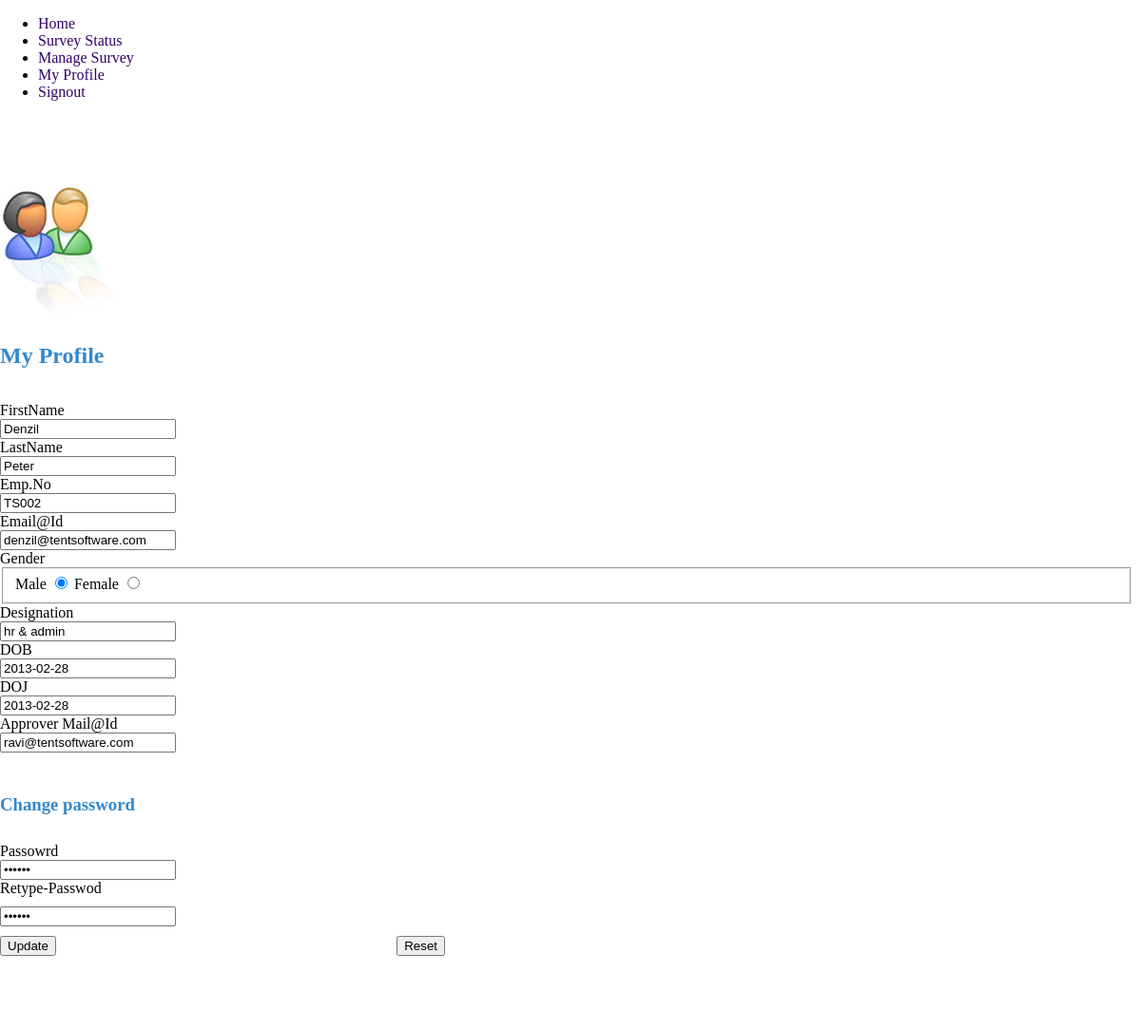
The page /profile.php (signed in) on the database its author committed.
### tables this page shows
CREATE TABLE IF NOT EXISTS `user` (
  `id` int(11) NOT NULL,
  `first_name` varchar(50) NOT NULL,
  `last_name` varchar(40) DEFAULT NULL,
  `emp_no` varchar(10) NOT NULL,
  `email_id` varchar(50) NOT NULL,
  `password` varchar(50) NOT NULL,
  `gender` char(1) NOT NULL,
  `designation` varchar(20) NOT NULL,
  `DOB` date NOT NULL,
  `DOJ` date NOT NULL,
  `approver_email_id` varchar(50) NOT NULL,
  `user_type` varchar(50) DEFAULT NULL
);

### functions/functions.php (called while the page is built, shortened)
<?php
	function isAdmin($userType)
	{
		$status = 0;
		try{
			if($userType == 'ADMIN')
			{
				$status = 1;
			}
		}catch(Exception $ex){
			echo "Warning Message: ".$ex->getMessage();
		}
		return $status;
	}
	function userDeatils($userName){
		try{
			$con = getDBConnection();
			$rs = mysql_query("select * from user where email_id = '$userName'",$con);
		}catch(Exception $ex){
			echo "Warning Message: ".$ex->getMessage();
		}finally{
			closeConnection($con);
		}
		return mysql_fetch_row($rs);
	}
?>

### profile.php (the view, shortened to what this page needs)
<!DOCTYPE html>
<html>
	<head>
</head>
<body>
<link rel="stylesheet" type="text/css" href="/TSM/js/CuriousSolutions-DateTimePicker/src/DateTimePicker.css" />
<div data-role="page">
	<div data-role="header" data-theme="a">
		<?php
		 include("functions/functions.php");
		include("toolbar.php");
		?>
	</div>
	<div data-role="main" class="ui-content body-style">
	<?php
		$profile = userDeatils($_SESSION['login']);
	?>
		<div class="ui-grid-a ui-responsive">
			<div class="ui-block-a" style="width: 20%">
				<img src="/TSM/images/connected_multiple_big.jpg" width="131" height="155">
			</div>
			<div class="ui-block-b" >
				<h2 align="left"  style="padding-bottom: 15px"><span class="style8">My Profile</span></h2>
				<form name="update_profile" method="post" action="updateprofile.php"  onSubmit="return updateProfile();" data-ajax="false">
					<div class="ui-grid-a">
						<div class="ui-block-a" style="width: 25%">
							FirstName
						</div>
						<div class="ui-block-b">
							<input type="text" name="f_name" required placeholder="FirstName" value="<?php echo $profile[1];?>" data-mini="true">
						</div>
						<div class="ui-block-a" style="width: 25%">
							LastName
						</div>
						<div class="ui-block-b">
							<input type="text" name="l_name" placeholder="LastName" value="<?php echo $profile[2];?>" data-mini="true">
						</div>
						<div class="ui-block-a" style="width: 25%">
							Emp.No
						</div>
						<div class="ui-block-b">
							<input name="emp_no" type="text" required placeholder="Tent EMP No" required readonly value="<?php echo $profile[3];?>" data-mini="true">
						</div>
						<div class="ui-block-a" style="width: 25%">
							Email@Id
						</div>
						<div class="ui-block-b">
							<input name="email_id" type="email" required placeholder="Your Mail ID is TSM UserName" value="<?php echo $profile[4];?>" data-mini="true">
						</div>
						<div class="ui-block-a" style="width: 25%">
							Gender
						</div>
						<div class="ui-block-b">
							<fieldset data-role="controlgroup">
							   	  <?php
								  	if(strcasecmp($profile[6],"m") == 0){
								  ?>
								      <label for="male">Male</label>
								      <input type="radio" name="gender" id="male" value="m" checked data-mini="true">
								      <label for="female">Female</label>
								      <input type="radio" name="gender" id="female" value="f" data-mini="true"/>
								  <?php }else if(strcasecmp($profile[6],"m") == 0){ ?>
								   	  <label for="male">Male</label>
								      <input type="radio" name="gender" id="male" value="m" data-mini="true"/>
								      <label for="female">Female</label>
								      <input type="radio" name="gender" id="female" value="f" checked data-mini="true"/>
									<?php } ?>
							  </fieldset>
						</div>
						<div class="ui-block-a" style="width: 25%">
							Designation
						</div>
						<div class="ui-block-b">
							<input name="designation" type="text" required placeholder="Designation" readonly value="<?php echo $profile[7];?>" data-mini="true">
						</div>
						<div class="ui-block-a" style="width: 25%">
							DOB
						</div>
						<div class="ui-block-b">
							<input  type="text" data-format="yyyy-MM-dd" id="dob"  name="dob" data-field="date"  required data-mini="true" readonly data-min="1940-01-01" data-max="2015-01-01" placeholder="Date Of Birth" value="<?php echo $profile[8];?>"/>
						</div>
						<div class="ui-block-a" style="width: 25%">
							DOJ
						</div>
						<div class="ui-block-b">
							<input  type="text" data-format="yyyy-MM-dd" id="doj"  name="doj" data-field="date"  required data-mini="true" readonly data-min="1990-01-01" placeholder="Date Of Joining" value="<?php echo $profile[9];?>"/>
						</div>
						<div class="ui-block-a" style="width: 25%">
							Approver Mail@Id
						</div>
						<div class="ui-block-b">
							<input name="app_email_id" type="email" required placeholder="ApproverMailID" readonly value="<?php echo $profile[10];?>" data-mini="true">
						</div>
						<div class="ui-block-a" style="padding-top:25px;padding-bottom:10px;width: 25%">
							<h3 class="style8">Change password </h3>
						</div>
						<div class="ui-block-a" style="width: 25%">
							Passowrd
						</div>
						<div class="ui-block-b">
							<input name="pass_wd" type="password" required placeholder="Current Password is <?php echo $profile[5];?>" value="<?php echo $profile[5];?>" data-mini="true">
						</div>
						<div class="ui-block-a" style="padding-bottom:10px;width: 25%">
							Retype-Passwod
						</div>
						<div class="ui-block-b">
							<input name="re_pass_wd" type="password" required placeholder="Retype the Password" value="<?php echo $profile[5];?>" data-mini="true">
						</div>
					</div>
					<div class="ui-block-a profile-button" style="padding-top: 10px">
							<input type="submit" name="Submit" value="Update" data-ajax="false" data-mini="true"/>
						</div>
						<div class="ui-block-b profile-button" style="padding-top: 10px">
							<input type="reset" value="Reset" data-mini="true"/>
					</div>
				</form>
			</div>
		</div>
	</div>
</div>
</body>
</html>

### toolbar.php (shortened to what this page needs)
<div data-role="header" data-theme="a" style="border-width:1px !important">
	<div data-role="navbar">
		<ul>
			<li><a href="/TSM/home.php"  id="home_" data-transition="slide" data-icon="home" data-rel="external" data-ajax="false"> Home </a></li>
			<li><a href="/TSM/all_survey_status.php" id="survey_" data-rel="external" data-ajax="false" data-transition="slide" class="ui-btn" data-icon="grid" >Survey Status</a> </li>
			<?php
				if(isAdmin($_SESSION['usertype'] ) == 1)
				{
			?>
			<li><a href="/TSM/admin/add_survey.php" id="admin_" data-rel="external" data-ajax="false" data-transition="slide" data-direction="slide" class="ui-btn" data-icon="gear">Manage Survey</a> </li>
			<?php
				}
			?>
			<li><a href="/TSM/profile.php" id="profile" data-transition="slide" data-direction="reverse" class="ui-btn" data-icon="user" data-rel="external" data-ajax="false">My Profile</a> </li>
			<li><a href="/TSM/signout.php"  data-transition="slide" data-direction="reverse" class="ui-btn" data-icon="lock">Signout</a> </li>
		</ul>
	</div>
</div>

### quiz.css (style rules this page uses)
body { margin-left: 0px; margin-top: 0px; }
.style8 { color: #38c !important; font-weight: bold; }
a:link { color: #330066; text-decoration: none; }
.body-style { padding-top: 60px !important; padding-bottom: 100px !important; background-color: #fff !important; }
.profile-button { width: 35%; padding-top: 20px;float:left; }

### rows shown on the page
user: f_name "Denzil", l_name "Peter", emp_no "TS002", email_id "denzil@tentsoftware.com", designation "hr & admin", dob "2013-02-28", doj "2013-02-28", app_email_id "ravi@tentsoftware.com"
